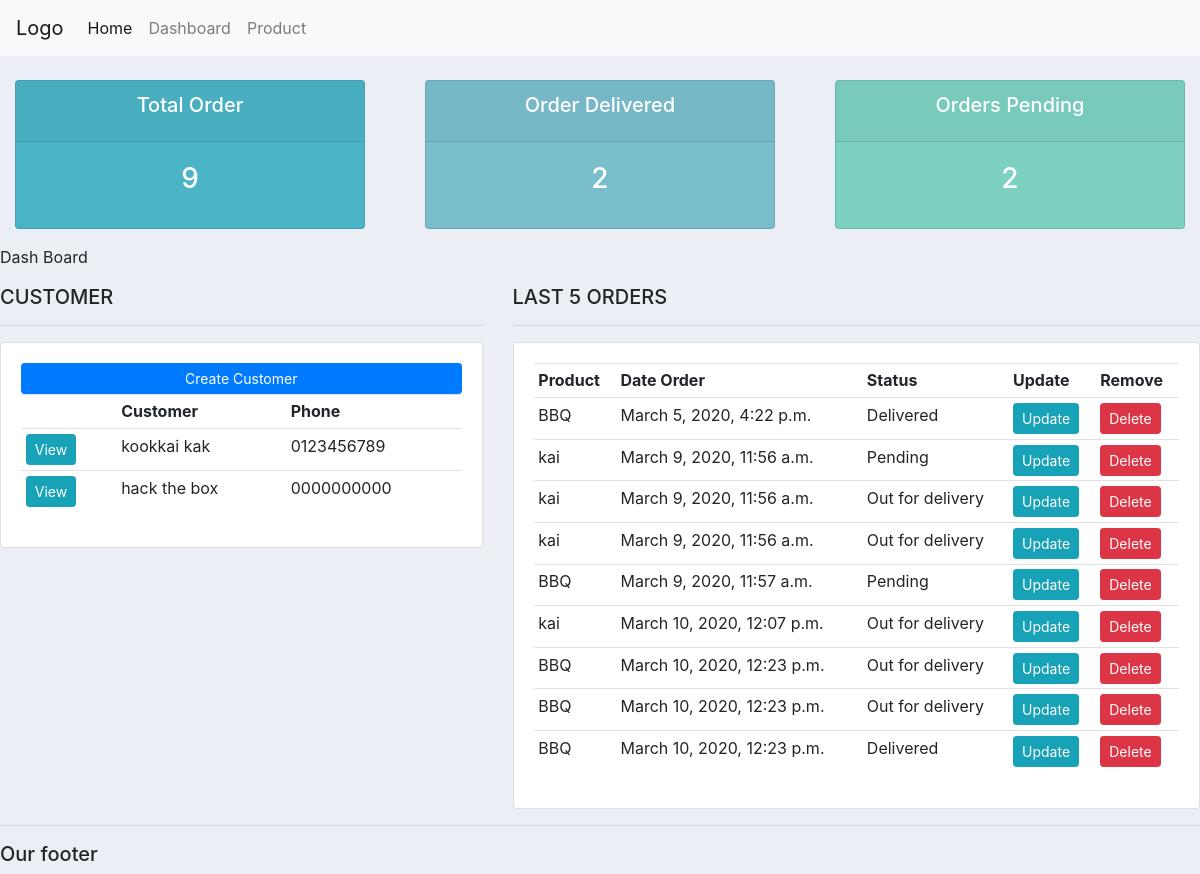
The page / on the database its author committed.
### accounts/models.py (models this page shows, shortened)
class Customer(models.Model):
    name = models.CharField(max_length=200,null = True)
    phone =  models.CharField(max_length=200,null = True)
    email =  models.CharField(max_length=200,null = True)
    date_created = models.DateTimeField(auto_now_add = True,null = True)

class Order(models.Model):
    STATUS = (
            ('Pending','Pending'),
            ('Out for delivery','Out for delivery'),
            ('Delivered','Delivered'),
    )
    customer = models.ForeignKey(Customer,null=True,on_delete = models.SET_NULL)
    product = models.ForeignKey(Product,null=True,on_delete  = models.SET_NULL)
    date_created = models.DateTimeField(auto_now_add = True,null = True)
    status = models.CharField(max_length=200,null = True,choices=STATUS)
    note = models.CharField(max_length=1000,null = True)

class Product(models.Model):
    CATEGORY = (
            ('Indoor','Indoor'),
            ('Out Door','Out Door'),
    )
    name = models.CharField(max_length=200,null = True)
    price = models.FloatField(null = True)
    category = models.CharField(max_length=200,null = True,choices=CATEGORY)
    description = models.CharField(max_length=200,null = True,blank=True)
    date_created =  models.DateTimeField(auto_now_add = True,null = True)
    tags = models.ManyToManyField(Tag)
    def __str__(self):
        return self.name

### accounts/views.py (the view)
# urls.py: path('',views.home,name="home"),
def home(request):
    orders = Order.objects.all()
    customers = Customer.objects.all()
    total_customer = customers.count()
    total_orders = orders.count()
    delivered = orders.filter(status='Delivered').count()
    pending = orders.filter(status='Pending').count()
    context = {'orders':orders, 'customers':customers
    ,'total_customer':total_customer,'total_orders':total_orders,'delivered':delivered,
    'pending':pending
    }
    return render(request,'accounts/dashboard.html',context)

### accounts/templates/accounts/dashboard.html
{% extends 'accounts/main.html' %}
{% block content %}
{% include 'accounts/status.html'%}
  <p>Dash Board</p>
  <div class="row">
      <div class="col-md-5">
        <h5>CUSTOMER</h5>
        <hr>
        <div class="card card-body">
          <a href="#" class="btn btn-primary btn-sm btn-block">Create Customer</a>
          <table class="table table-sm">
                  <tr>
                    <th></th>
                    <th>Customer</th>
                    <th>Phone</th>
                  </tr>
                  {% for customer in customers %}
                    <tr>
                      <td><a  class="btn btn-sm btn-info" href="{% url 'customer' customer.id %}">View</a></td>
                      <td>{{customer.name}}</td>
                      <td>{{customer.phone}}</td>
                    </tr>
                  {% endfor %}
          </table>
        </div>
      </div>
      <div class="col-md-7">
            <h5>LAST 5 ORDERS</h5>
            <hr>
            <div class="card card-body">
              <table class="table table-sm">
                      <tr>
                        <th>Product</th>
                        <th>Date Order</th>
                        <th>Status</th>
                        <th>Update</th>
                        <th>Remove</th>
                      </tr>
                      {% for order in orders %}
                        <tr>
                          <td>{{order.product}}</td>
                          <td>{{order.date_created}}</td>
                          <td>{{order.status}}</td>
                          <td><a  class="btn btn-sm btn-info" href="{% url 'update_order' order.id %}">Update</a></td>
                          <td><a  class="btn btn-sm btn-danger" href="{% url 'delete_order' order.id %}">Delete</a></td>
                        </tr>
                      {% endfor %}
              </table>
            </div>
      </div>
  </div>
{% endblock content %}

### static/css/main.css (style rules this page uses)
body { background-color: #ebeff5; }

### rows shown on the page
Customer: name "kookkai kak", phone "0123456789"
Customer: name "hack the box", phone "0000000000"
Order: product "BBQ", date_created "March 5, 2020, 4:22 p.m.", status "Delivered"
Order: product "kai", date_created "March 9, 2020, 11:56 a.m.", status "Pending"
Order: product "kai", date_created "March 9, 2020, 11:56 a.m.", status "Out for delivery"
Order: product "kai", date_created "March 9, 2020, 11:56 a.m.", status "Out for delivery"
Order: product "BBQ", date_created "March 9, 2020, 11:57 a.m.", status "Pending"
Order: product "kai", date_created "March 10, 2020, 12:07 p.m.", status "Out for delivery"
Order: product "BBQ", date_created "March 10, 2020, 12:23 p.m.", status "Out for delivery"
Order: product "BBQ", date_created "March 10, 2020, 12:23 p.m.", status "Out for delivery"
Order: product "BBQ", date_created "March 10, 2020, 12:23 p.m.", status "Delivered"

### other values the page prints
{{ total_orders }} "9"
{{ delivered }} "2"
{{ pending }} "2"
